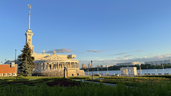
#> input picture Лабораторная работа 1/output/resample_one_pass_M2_N3.png, 171 x 96 px, shrunk from 2688 x 1512 before the run, given in place of port.png, which was not available
$ python lab1.py
#> lines starting #> are read from the running program, lines starting #| are printed output that depends on the picture; pictures that were not available may be replaced by others from this repository, and a replacement may not be noted
import math

from PIL import Image


def clamp(value, low=0, high=255):
    return max(low, min(high, int(round(value))))

def open_rgb(path):
#> called with path = 'input/port.png'
    return Image.open(path).convert("RGB")
#> returned value is the input picture: PIL image 171x96 RGB; mean R, G, B 105.5, 131.8, 151.8

def save_rgb(image, output_dir):
#> called with output_dir = 'output'
    width, height = image.size
#> width = 171; height = 96
    source = image.load()

    channels = {
        "r_component.png": lambda r, g, b: (r, 0, 0),
        "g_component.png": lambda r, g, b: (0, g, 0),
        "b_component.png": lambda r, g, b: (0, 0, b),
    }

    for filename, transform in channels.items():
        result = Image.new("RGB", image.size)
        pixels = result.load()
        for y in range(height):
            for x in range(width):
                pixels[x, y] = transform(*source[x, y])
        result.save(f"{output_dir}/{filename}")
#> this loop made 3 passes
#> pass 1, in save_rgb, `result.save(f"{output_dir}/{filename}")`:
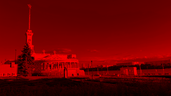
#> saved as r_component.png: PIL image 171x96 RGB; mean R, G, B 105.5, 0, 0
#> pass 2, in save_rgb, `result.save(f"{output_dir}/{filename}")`:
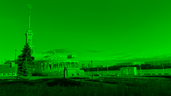
#> saved as g_component.png: PIL image 171x96 RGB; mean R, G, B 0, 131.8, 0
#> after the loop:
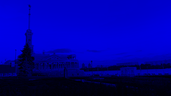
#> result: PIL image 171x96 RGB; mean R, G, B 0, 0, 151.8

def rgb_to_hsi(r, g, b):
    rn = r / 255.0
    gn = g / 255.0
    bn = b / 255.0
    intensity = (rn + gn + bn) / 3.0
    minimum = min(rn, gn, bn)
    saturation = 0.0 if intensity == 0 else 1.0 - minimum / intensity

    numerator = 0.5 * ((rn - gn) + (rn - bn))
    denom = math.sqrt((rn - gn) ** 2 + (rn - bn) * (gn - bn))
    if denom == 0:
        hue = 0.0
    else:
        theta = math.acos(max(-1.0, min(1.0, numerator / denom)))
        hue = theta if bn <= gn else 2 * math.pi - theta

    return hue, saturation, intensity

def hsi_to_rgb(hue, saturation, intensity):
    hue = hue % (2 * math.pi)

    if saturation == 0:
        value = clamp(255 * intensity)
        return value, value, value

    if hue < 2 * math.pi / 3:
        b = intensity * (1 - saturation)
        r = intensity * (1 + saturation * math.cos(hue) / math.cos(math.pi / 3 - hue))
        g = 3 * intensity - (r + b)
    elif hue < 4 * math.pi / 3:
        hue -= 2 * math.pi / 3
        r = intensity * (1 - saturation)
        g = intensity * (1 + saturation * math.cos(hue) / math.cos(math.pi / 3 - hue))
        b = 3 * intensity - (r + g)
    else:
        hue -= 4 * math.pi / 3
        g = intensity * (1 - saturation)
        b = intensity * (1 + saturation * math.cos(hue) / math.cos(math.pi / 3 - hue))
        r = 3 * intensity - (g + b)

    return clamp(255 * r), clamp(255 * g), clamp(255 * b)

def save_hsi(image, output_dir):
#> called with output_dir = 'output'
    width, height = image.size
#> width = 171; height = 96
    source = image.load()
    int_img = Image.new("RGB", image.size)
    inv_img = Image.new("RGB", image.size)
    int_pix = int_img.load()
    inv_pix = inv_img.load()

    for y in range(height):
        for x in range(width):
            hue, saturation, intensity = rgb_to_hsi(*source[x, y])
            value = clamp(255 * intensity)
            int_pix[x, y] = (value, value, value)
            inv_pix[x, y] = hsi_to_rgb(hue, saturation, 1.0 - intensity)

    int_img.save(f"{output_dir}/hsi_intensity.png")
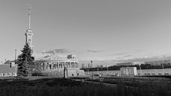
#> saved as hsi_intensity.png: PIL image 171x96 RGB; min 0, max 217, mean 129.7
    inv_img.save(f"{output_dir}/hsi_inverted_intensity.png")
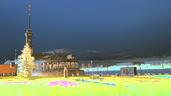
#> saved as hsi_inverted_intensity.png: PIL image 171x96 RGB; mean R, G, B 111, 130.6, 121

def resize_img(image, new_width, new_height):
#> called with new_width = 513, new_height = 288
    return image.resize((new_width, new_height), Image.Resampling.BILINEAR)
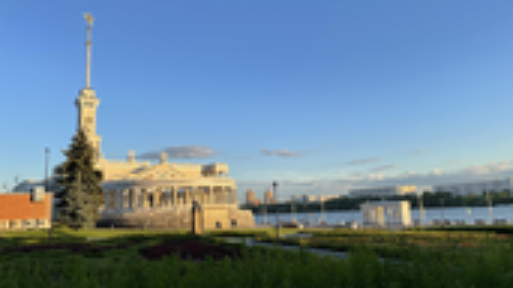
#> returned value: PIL image 513x288 RGB; mean R, G, B 105.5, 131.8, 151.8

def enlarge(image, factor):
    width, height = image.size
    return resize_img(image, width * factor, height * factor)

def decimate(image, factor):
#> called with factor = 4
    width, height = image.size
    new_width = max(1, width // factor)
    new_height = max(1, height // factor)
    return image.resize((new_width, new_height), Image.Resampling.BOX)
#> returned value: PIL image 42x24 RGB
#> call 2 of decimate, with factor = 4
#> in decimate (call 2), `return image.resize((new_width, new_height), Image.Resampling.BOX)`:
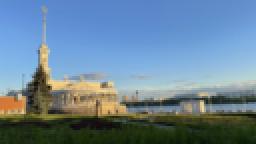
#> returned value: PIL image 128x72 RGB (shown 2 times larger); mean R, G, B 105.8, 132, 152.1

def res_one(image, numerator, denom):
    width, height = image.size
    new_width = max(1, width * numerator // denom)
    new_height = max(1, height * numerator // denom)
    return resize_img(image, new_width, new_height)

def save_res(image, output_dir, m, n):
    enlarged = enlarge(image, m)
    reduced = decimate(image, n)
    two_pass = decimate(enlarged, n)
    one_pass = res_one(image, m, n)

    enlarged.save(f"output/resample_enlarge_M{m}.png")
    reduced.save(f"output/resample_decimate_N{n}.png")
    two_pass.save(f"output/resample_two_pass_M{m}_N{n}.png")
    one_pass.save(f"output/resample_one_pass_M{m}_N{n}.png")

def main():
    source = open_rgb("input/port.png")
    save_rgb(source, "output")
    save_hsi(source, "output")
    save_res(source, "output", 3, 4)

if __name__ == "__main__":
    main()
